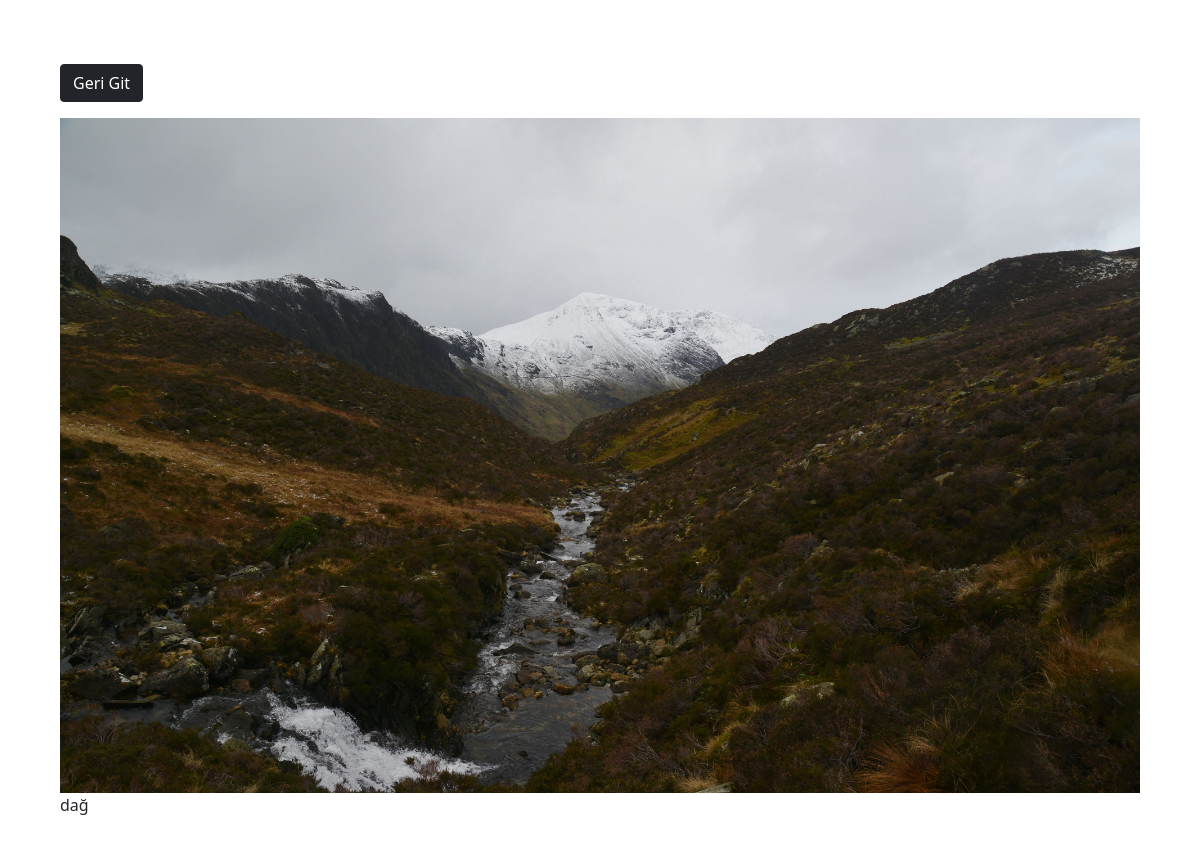
Screenshot of /photo/24/ (signed in) with the database file from the repository.
### photos/models.py (models this page shows, shortened)
class Photo(models.Model):
    class Meta:
        verbose_name = 'Photo'
        verbose_name_plural = 'Photos'
    category = models.ForeignKey(
        Category, on_delete=models.SET_NULL, null=True, blank=True)
    image = models.ImageField(null=False, blank=False)
    description = models.TextField()

### photos/views.py (the view)
# urls.py: path('photo/<str:pk>/', views.viewPhoto, name='photo'),
@login_required(login_url='login')
def viewPhoto(request, pk):
    photo = Photo.objects.get(id=pk)
    return render(request, 'photos/photo.html', {'photo': photo})

### photos/templates/photos/photo.html (shortened to what this page needs)
<!DOCTYPE html>
<html>
<head>
    <link href="https://cdn.jsdelivr.net/npm/bootstrap@5.0.0-beta1/dist/css/bootstrap.min.css" rel="stylesheet"
>
</head>
<body class="m-5">
    <div class="container">
        <div class="row justify-content-center">
            <div class="col">
                <a href="{% url 'gallery' %}" class="btn btn-dark my-3">Geri Git</a>
                <div style="height: 90vh;">
                    <img style="max-width: 100%; max-height: 100%;" src="{{photo.image.url}}">
                    <p>{{photo.description}}</p>
                </div>
            </div>
        </div>
    </div>
</body>
</html>

### rows the page displays
Photo: image (picture), description "dağ"
